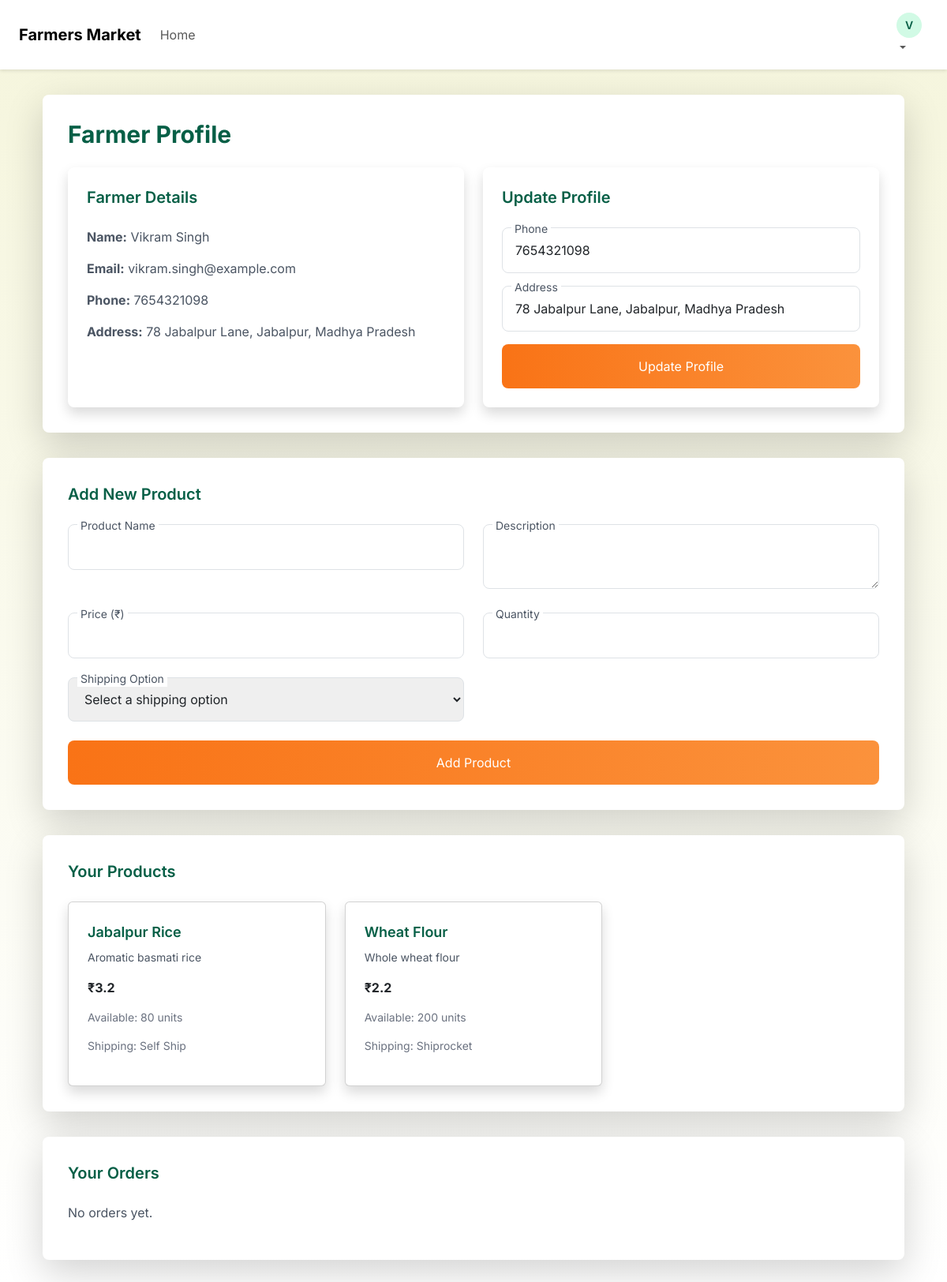
The app's page /profile/3 (signed in) with its own data.
### app.py (models this page shows, shortened)
class Farmer(db.Model, UserMixin):
    id = db.Column(db.Integer, primary_key=True)
    name = db.Column(db.String(100), nullable=False)
    email = db.Column(db.String(120), unique=True, nullable=False)
    password_hash = db.Column(db.String(128), nullable=False)
    phone = db.Column(db.String(20))
    address = db.Column(db.String(200))
    products = db.relationship('Product', backref='farmer', lazy=True)

class Product(db.Model):
    id = db.Column(db.Integer, primary_key=True)
    name = db.Column(db.String(100), nullable=False)
    description = db.Column(db.Text)
    price = db.Column(db.Float, nullable=False)
    quantity = db.Column(db.Integer, nullable=False)
    farmer_id = db.Column(db.Integer, db.ForeignKey('farmer.id'), nullable=False)
    shipping_option = db.Column(db.String(50), nullable=False)

### app.py (the view)
@app.route('/profile/<int:farmer_id>')
@login_required
def profile(farmer_id):
    if current_user.id != farmer_id:
        flash('You can only access your own profile', 'error')
        return redirect(url_for('profile', farmer_id=current_user.id))
    try:
        farmer = Farmer.query.get_or_404(farmer_id)
        products = Product.query.filter_by(farmer_id=farmer_id).all()
        orders = Order.query.join(Product).filter(Product.farmer_id == farmer_id).all()
        logger.info(f"Retrieved profile for farmer ID: {farmer_id}")
        return render_template('profile.html', farmer=farmer, products=products, orders=orders)
    except OperationalError as e:
        logger.error(f"Error retrieving profile for farmer {farmer_id}: {e}")
        return jsonify({'error': 'Database error, please try again later'}), 500

### app.py (called while the page is built)
@login_manager.user_loader
def load_user(user_id):
    return Farmer.query.get(int(user_id))

### templates/profile.html (shortened to what this page needs)
{% extends 'base.html' %}
{% block content %}
<div class="bg-white p-8 rounded-lg shadow-lg mb-8">
    <h2 class="text-3xl font-bold text-green-800 mb-6">Farmer Profile</h2>
    <div class="grid grid-cols-1 md:grid-cols-2 gap-6">
        <div class="bg-white p-6 rounded-lg shadow">
            <h3 class="text-xl font-semibold text-green-800 mb-4">Farmer Details</h3>
            <p class="text-gray-600"><strong>Name:</strong> {{ farmer.name }}</p>
            <p class="text-gray-600"><strong>Email:</strong> {{ farmer.email }}</p>
            <p class="text-gray-600"><strong>Phone:</strong> {{ farmer.phone or 'Not provided' }}</p>
            <p class="text-gray-600"><strong>Address:</strong> {{ farmer.address or 'Not provided' }}</p>
        </div>
        <div class="bg-white p-6 rounded-lg shadow">
            <h3 class="text-xl font-semibold text-green-800 mb-4">Update Profile</h3>
            <form method="POST" action="{{ url_for('update_farmer', farmer_id=farmer.id) }}" class="space-y-4">
                <div class="relative">
                    <input type="text" id="phone" name="phone" value="{{ farmer.phone or '' }}" class="w-full p-3 border border-gray-300 rounded-lg focus:outline-none focus:border-orange-500">
                    <label for="phone" class="absolute -top-2 left-3 bg-white px-1 text-sm text-gray-600">Phone</label>
                </div>
                <div class="relative">
                    <input type="text" id="address" name="address" value="{{ farmer.address or '' }}" class="w-full p-3 border border-gray-300 rounded-lg focus:outline-none focus:border-orange-500">
                    <label for="address" class="absolute -top-2 left-3 bg-white px-1 text-sm text-gray-600">Address</label>
                </div>
                <button type="submit" class="btn-primary w-full p-3 rounded-lg text-white">Update Profile</button>
            </form>
        </div>
    </div>
</div>
<div class="bg-white p-8 rounded-lg shadow-lg mb-8">
    <h3 class="text-xl font-semibold text-green-800 mb-4">Add New Product</h3>
    <form method="POST" action="{{ url_for('add_product') }}" class="grid grid-cols-1 md:grid-cols-2 gap-4">
        <div class="relative">
            <input type="text" id="name" name="name" required class="w-full p-3 border border-gray-300 rounded-lg focus:outline-none focus:border-orange-500">
            <label for="name" class="absolute -top-2 left-3 bg-white px-1 text-sm text-gray-600">Product Name</label>
        </div>
        <div class="relative">
            <textarea id="description" name="description" class="w-full p-3 border border-gray-300 rounded-lg focus:outline-none focus:border-orange-500"></textarea>
            <label for="description" class="absolute -top-2 left-3 bg-white px-1 text-sm text-gray-600">Description</label>
        </div>
        <div class="relative">
            <input type="number" id="price" name="price" required step="0.01" min="0" class="w-full p-3 border border-gray-300 rounded-lg focus:outline-none focus:border-orange-500">
            <label for="price" class="absolute -top-2 left-3 bg-white px-1 text-sm text-gray-600">Price (₹)</label>
        </div>
        <div class="relative">
            <input type="number" id="quantity" name="quantity" required min="0" class="w-full p-3 border border-gray-300 rounded-lg focus:outline-none focus:border-orange-500">
            <label for="quantity" class="absolute -top-2 left-3 bg-white px-1 text-sm text-gray-600">Quantity</label>
        </div>
        <div class="relative">
            <select id="shipping_option" name="shipping_option" required class="w-full p-3 border border-gray-300 rounded-lg focus:outline-none focus:border-orange-500">
                <option value="" disabled selected>Select a shipping option</option>
            </select>
            <label for="shipping_option" class="absolute -top-2 left-3 bg-white px-1 text-sm text-gray-600">Shipping Option</label>
        </div>
        <button type="submit" class="btn-primary p-3 rounded-lg text-white md:col-span-2">Add Product</button>
    </form>
</div>
<div class="bg-white p-8 rounded-lg shadow-lg mb-8">
    <h3 class="text-xl font-semibold text-green-800 mb-4">Your Products</h3>
    {% if products %}
        <div class="grid grid-cols-1 sm:grid-cols-2 lg:grid-cols-3 gap-6">
            {% for product in products %}
                <div class="card bg-white p-6 rounded-lg shadow">
                    <h4 class="text-lg font-semibold text-green-800">{{ product.name }}</h4>
                    <p class="text-gray-600 text-sm">{{ product.description or 'No description' }}</p>
                    <p class="text-orange-600 font-bold">₹{{ product.price }}</p>
                    <p class="text-gray-500 text-sm">Available: {{ product.quantity }} units</p>
                    <p class="text-gray-500 text-sm">Shipping: {{ product.shipping_option }}</p>
                </div>
            {% endfor %}
        </div>
    {% else %}
        <p class="text-gray-600">No products added yet.</p>
    {% endif %}
</div>
<div class="bg-white p-8 rounded-lg shadow-lg">
    <h3 class="text-xl font-semibold text-green-800 mb-4">Your Orders</h3>
    {% if orders %}
        <div class="space-y-6">
            {% for order in orders %}
                <div class="card bg-white p-6 rounded-lg shadow">
                    <p class="text-gray-600"><strong>Order ID:</strong> {{ order.id }}</p>
                    <p class="text-gray-600"><strong>Buyer:</strong> {{ order.buyer_name }}</p>
                    <p class="text-gray-600"><strong>Product:</strong> {{ order.product.name }}</p>
                    <p class="text-gray-600"><strong>Quantity:</strong> {{ order.quantity }}</p>
                    <p class="text-gray-600"><strong>Status:</strong> {{ order.status }}</p>
                    <p class="text-gray-600"><strong>Date:</strong> {{ order.order_date.strftime('%Y-%m-%d %H:%M:%S') }}</p>
                    {% if order.status != 'Completed' %}
                        <form method="POST" action="{{ url_for('update_order_status', order_id=order.id) }}" class="mt-4 flex gap-2">
                            <select name="status" class="p-2 border border-gray-300 rounded-lg focus:outline-none focus:border-orange-500">
                                <option value="Pending" {% if order.status == 'Pending' %}selected{% endif %}>Pending</option>
                                <option value="Completed" {% if order.status == 'Completed' %}selected{% endif %}>Completed</option>
                                <option value="Cancelled" {% if order.status == 'Cancelled' %}selected{% endif %}>Cancelled</option>
                            </select>
                            <button type="submit" class="btn-primary p-2 rounded-lg text-white">Update Status</button>
                        </form>
                    {% else %}
                        <p class="text-gray-600 mt-4">Completed (Locked)</p>
                    {% endif %}
                </div>
            {% endfor %}
        </div>
    {% else %}
        <p class="text-gray-600">No orders yet.</p>
    {% endif %}
</div>
{% endblock %}

### templates/base.html (shortened to what this page needs)
<!DOCTYPE html>
<html lang="en">
<head>
    <link href="https://cdn.jsdelivr.net/npm/tailwindcss@2.2.19/dist/tailwind.min.css" rel="stylesheet">
    <link href="https://cdn.jsdelivr.net/npm/bootstrap@5.3.3/dist/css/bootstrap.min.css" rel="stylesheet">
</head>
<body>
    <nav class="navbar navbar-expand-lg">
        <div class="container-fluid mx-auto max-w-7xl px-4">
            <a class="navbar-brand text-2xl font-bold text-green-800" href="{{ url_for('index') }}">Farmers Market</a>
            <div class="collapse navbar-collapse" id="navbarNav">
                <ul class="navbar-nav me-auto">
                    <li class="nav-item">
                        <a class="nav-link text-gray-700" href="{{ url_for('index') }}">Home</a>
                    </li>
                </ul>
                <ul class="navbar-nav ms-auto">
                    {% if current_user.is_authenticated %}
                        <li class="nav-item dropdown">
                            <a class="nav-link dropdown-toggle text-gray-700" href="#" role="button" data-bs-toggle="dropdown" aria-expanded="false">
                                <span class="rounded-full bg-green-100 w-8 h-8 flex items-center justify-center text-sm font-semibold text-green-800">{{ current_user.name[0] }}</span>
                            </a>
                        </li>
                    {% endif %}
                </ul>
            </div>
        </div>
    </nav>
    <main class="container mx-auto max-w-7xl px-4 py-8">
        {% block content %}{% endblock %}
    </main>
</body>
</html>

### templates/base.html (style rules this page uses)
body { font-family: 'Inter', sans-serif; background: linear-gradient(to bottom, #F5F5DC, #FFFFFF); }
.navbar { background: #FFFFFF; box-shadow: 0 2px 4px rgba(0, 0, 0, 0.1); position: sticky; top: 0; z-index: 1000; }
.btn-primary { background: linear-gradient(to right, #F97316, #FB923C); border: none; border-radius: 0.5rem; transition: transform 0.2s, box-shadow 0.2s; }
.card { transition: transform 0.2s; }

### records on screen
Farmer: name "V", name "Vikram Singh", email "vikram.singh@example.com", phone "7654321098", address "78 Jabalpur Lane, Jabalpur, Madhya Pradesh"
Product: name "Jabalpur Rice", description "Aromatic basmati rice", price "3.2", quantity "80", shipping_option "Self Ship"
Product: name "Wheat Flour", description "Whole wheat flour", price "2.2", quantity "200", shipping_option "Shiprocket"
